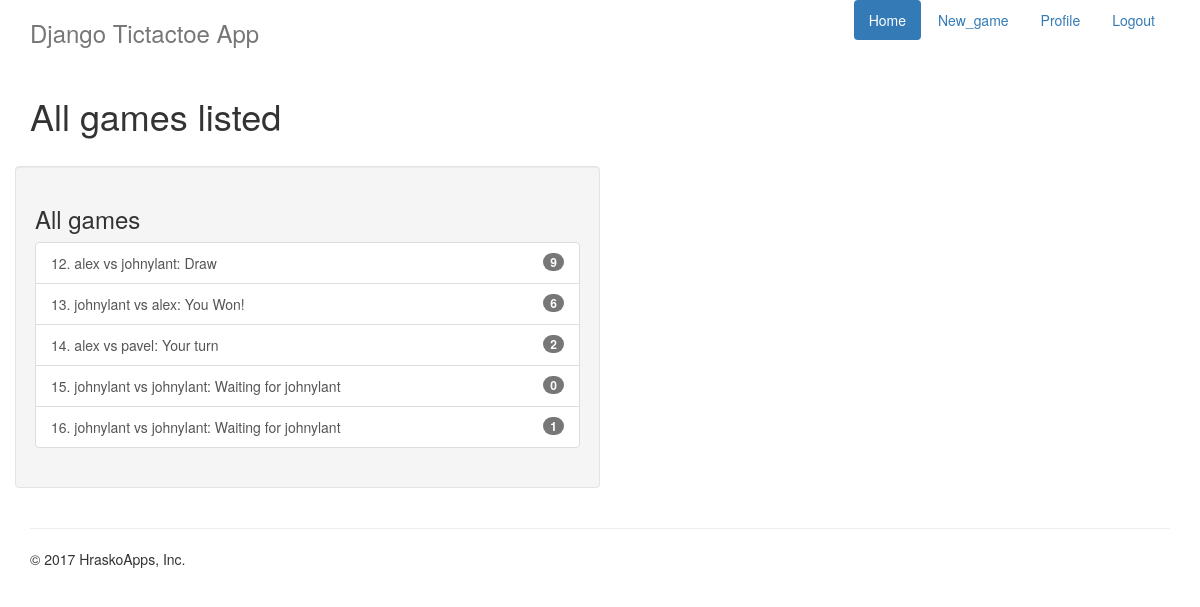
The app's page /tictactoe/game/all (signed in) with its own data.
### tictactoe/models.py (models this page shows, shortened)
class Game(models.Model):
    first_player = models.ForeignKey(User, related_name="games_first_player")
    second_player = models.ForeignKey(User, related_name="games_second_player")
    next_to_move = models.ForeignKey(User, related_name="games_to_move")
    start_time = models.DateTimeField(auto_now_add=True)
    last_active = models.DateTimeField(auto_now=True)
    status = models.CharField(max_length=1, default='A', choices=GAME_STATUS_CHOICES)
    objects = GamesManager()
    def __str__(self):
        return "{0}. {1} vs {2}".format(self.id, self.first_player, self.second_player)

### tictactoe/views.py (the view)
class AllGamesList(ListView):
    model = Game

### tictactoe/templates/tictactoe/game_list.html
{% extends 'base.html' %}
{% block title %}
All games listed
{% endblock title %}
{% block content %}
<div class="row">
  <div class="well col-sm-6">
    {% include "tictactoe/game_list_snippet.html" with header="All games" games_list=object_list %}
  </div>
</div>
{% endblock content %}

### tictactoe/templates/tictactoe/game_list_snippet.html
<h3 class="panel-header">{{header}} </h3>
<div class="list-group">
  {% for game in games_list %}
    <a class="list-group-item" href="{% url 'tictactoe_game_detail' pk=game.id %}">
      {{ game }}:
      {% if game.status == "A" %}
        {% if game.next_to_move == user %} Your turn {% else %} Waiting for {{ game.next_to_move.username }} {% endif %}
      {% elif game.status == "D" %}
        Draw
      {% elif game.status == "F" and user == game.first_player %}
        You Won!
      {% elif game.status == "S" and user == game.second_player %}
        You Won!
      {% else %}
        You Lost!
      {% endif %}
      <span class="badge">{{game.move_set.count}}</span></a>
  {% empty %}
    <span class="list-group-item">No games available.</span>
  {% endfor %}
</div>

### records on screen
Game: id+first_player+second_player "12. alex vs johnylant", status "Draw", move_set.count "9"
Game: id+first_player+second_player "13. johnylant vs alex", status "You Won!", move_set.count "6"
Game: id+first_player+second_player "14. alex vs pavel", status "Your turn", move_set.count "2"
Game: id+first_player+second_player "15. johnylant vs johnylant", next_to_move.username "johnylant", move_set.count "0"
Game: id+first_player+second_player "16. johnylant vs johnylant", next_to_move.username "johnylant", move_set.count "1"

### other values on screen
{{ header }} "All games"
